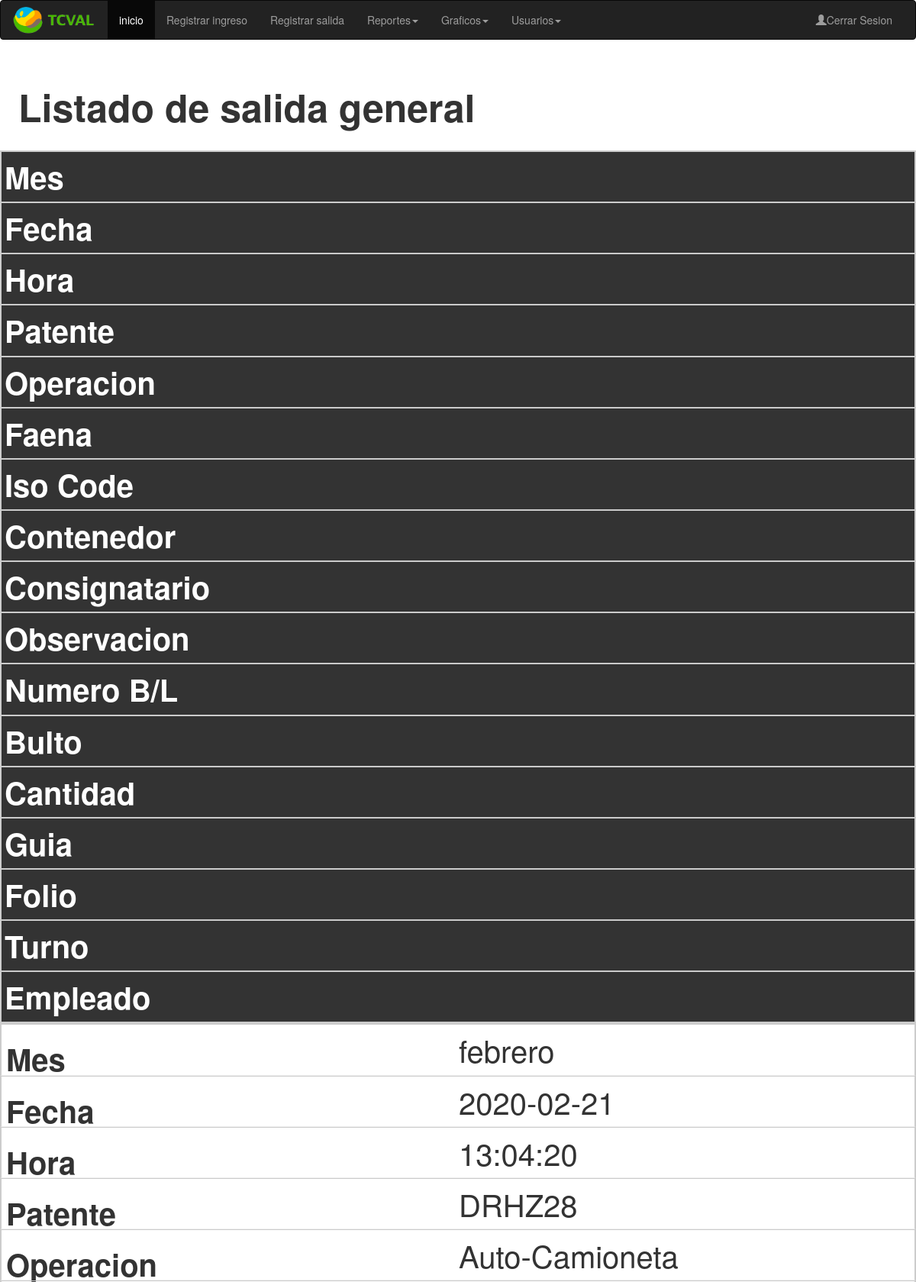
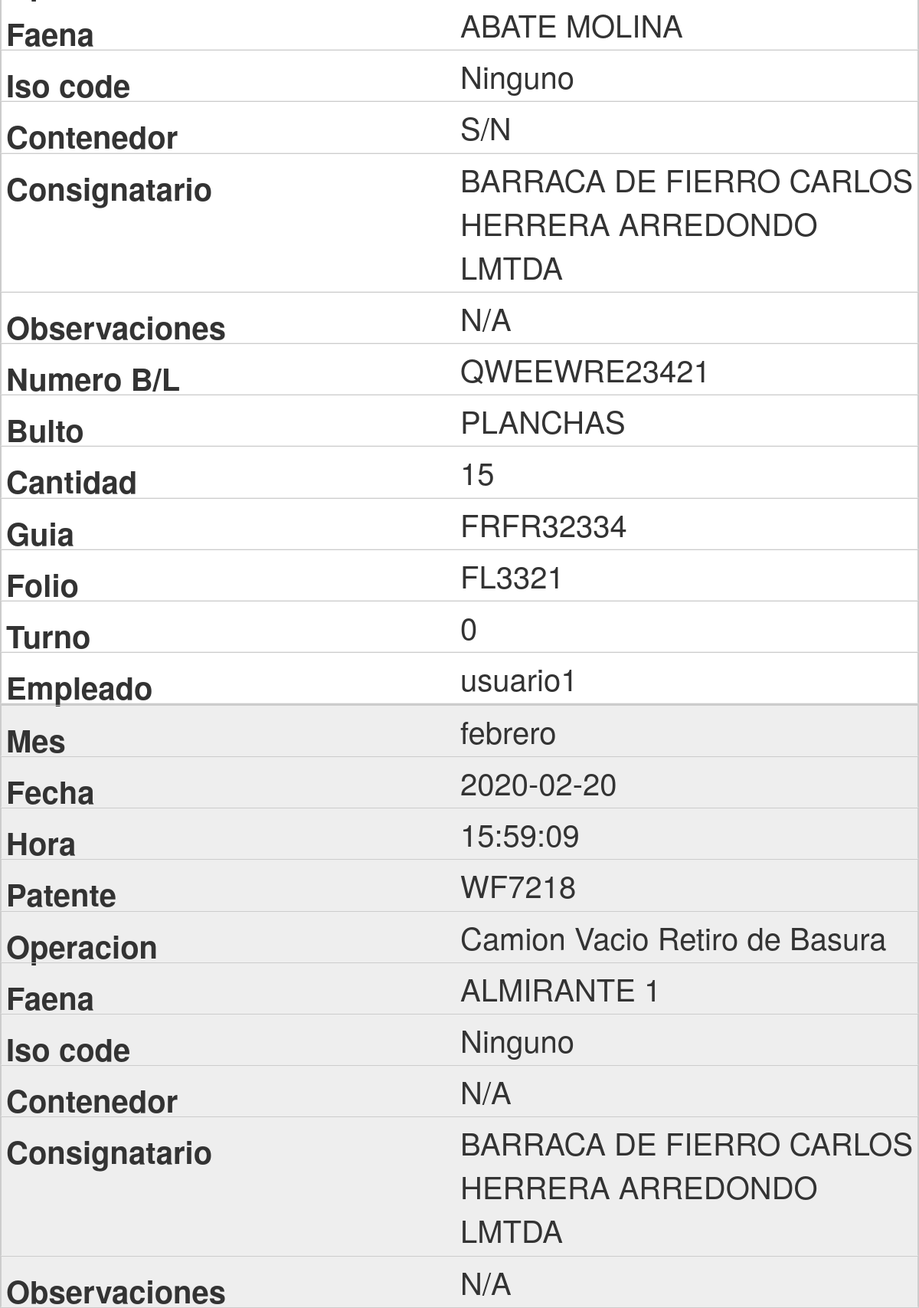
/Registros/ListadoSalida.php (signed in, upper part), run on the app's committed database (2 pictures, top to bottom).
### tables this page shows
CREATE TABLE `salidas` (
  `idSalida` int(11) NOT NULL,
  `Mes` varchar(20) NOT NULL,
  `Fecha` date NOT NULL,
  `Hora` time NOT NULL,
  `Patente` varchar(10) NOT NULL,
  `Tipo_Operacion` varchar(40) NOT NULL,
  `Faena` varchar(40) NOT NULL,
  `Iso_Code` varchar(50) NOT NULL,
  `Contenedor` varchar(40) NOT NULL,
  `Consignatario` varchar(50) NOT NULL,
  `Observacion` varchar(50) NOT NULL,
  `numBL` varchar(50) NOT NULL,
  `Tipo_Bulto` varchar(50) NOT NULL,
  `Cantidad` int(10) NOT NULL,
  `Guia` varchar(20) NOT NULL,
  `Folio` varchar(20) NOT NULL,
  `Turno` int(3) NOT NULL,
  `Empleado` varchar(30) NOT NULL,
  `idIngreso` int(11) NOT NULL
);

CREATE TABLE `tipo_operacion` (
  `idOperacion` int(11) NOT NULL,
  `operacion` varchar(50) NOT NULL
);

CREATE TABLE `faenas` (
  `idfaena` int(11) NOT NULL,
  `nombre` varchar(40) NOT NULL
);

CREATE TABLE `iso_codes` (
  `isocode` varchar(6) NOT NULL,
  `descrip` varchar(60) NOT NULL,
  `largo` int(10) NOT NULL,
  `medida` int(10) NOT NULL
);

CREATE TABLE `consignatarios` (
  `idConsignatario` int(11) NOT NULL,
  `nombre_consig` varchar(60) NOT NULL
);

CREATE TABLE `tipo_bultos` (
  `idBulto` int(11) NOT NULL,
  `bulto` varchar(50) NOT NULL
);

### Registros/ListadoSalida.php (the view, shortened to what this page needs)
<!DOCTYPE html PUBLIC "-//W3C//DTD XHTML 1.0 Transitional//EN" "http://www.w3.org/TR/xhtml1/DTD/xhtml1-transitional.dtd">
<html xmlns="http://www.w3.org/1999/xhtml">
<head>
<link rel="stylesheet" href="../css/tablaestilo.css" type="text/css"/>
<link rel="stylesheet" href="https://maxcdn.bootstrapcdn.com/bootstrap/3.4.1/css/bootstrap.min.css">
</head>
<body>
	<?php
		$ua = strtolower($_SERVER['HTTP_USER_AGENT']);
			if(stripos($ua,'Windows') !== false or stripos($ua,'IOS') !== false) {
			if($_SESSION['rol'] == 1 ){
?>
<nav class="navbar navbar-inverse">
  <div class="container-fluid">
    <div class="navbar-header">
      <a class="navbar-brand" href="#"><img style="width:110px; height:40px; margin-top:-10px;" src="../img/tcvalLogo-2.png"> </img></a>
    </div>
    <div class="collapse navbar-collapse" id="myNavbar">
      <ul class="nav navbar-nav">
        <li class="active"><a href="../inicio.php">inicio</a></li>
        <li><a href="../ingreso.php">Registrar ingreso</a></li>
        <li><a href="../salida.php">Registrar salida</a></li>
        <li class="dropdown">
          <a class="dropdown-toggle" data-toggle="dropdown" href="#">Reportes<span class="caret"></span></a>
        </li>
        <li class="dropdown">
          <a class="dropdown-toggle" data-toggle="dropdown" href="#">Graficos<span class="caret"></span></a>
        </li>
        <li class="dropdown">
          <a class="dropdown-toggle" data-toggle="dropdown" href="#">Usuarios<span class="caret"></span></a>
        </li>
      </ul>
      <ul class="nav navbar-nav navbar-right">
        <li><a href="../Buscadores/salir.php"><span class="glyphicon glyphicon-user"></span>Cerrar Sesion</a></li>
      </ul>
    </div>
  </div>
</nav>
 <?php }else{
 	if($_SESSION['rol']==3){
  ?>
 <nav class="navbar navbar-inverse">
  <div class="container-fluid">
    <div class="navbar-header">
      <button type="button" class="navbar-toggle" data-toggle="collapse" data-target="#myNavbar">
        <span class="icon-bar"></span>
        <span class="icon-bar"></span>
        <span class="icon-bar"></span>
      </button>
      <a class="navbar-brand" href=""><img style="width:110px; height:40px; margin-top:-10px;" src="../img/tcvalLogo-2.png"> </img></a>
    </div>
    <div class="collapse navbar-collapse" id="myNavbar">
      <ul class="nav navbar-nav">
        <li class="active"><a href="../informes.php">inicio</a></li>
        <li class="dropdown">
          <a class="dropdown-toggle" data-toggle="dropdown" href="#">Reportes<span class="caret"></span></a>
          <ul class="dropdown-menu">
            	<li><a href="../Registros/ListadoTerminal.php">Listado Terminal </a>  </li>
                <li><a href="../Registros/ListadoPermanencia.php">Listado Permanencia </a> </li>
                <li><a href="../Registros/ListadoIngresosDia.php"> Ingresos del dia </a> </li>
                <li><a href="../Registros/ListadoIngreso.php">Listado de ingreso </a> </li>
                <li><a href="../Registros/ListadoSalida.php">Listado de salida </a> </li>
          </ul>
        </li>
        <li class="dropdown">
          <a class="dropdown-toggle" data-toggle="dropdown" href="#">Graficos<span class="caret"></span></a>
          <ul class="dropdown-menu">
            	<li><a href="../Graficos/BultosGraph.php">Cargas </a>  </li>
                <li><a href="../Graficos/ConsignaGraph.php">Consignatarios</a> </li>
                <li><a href="../Graficos/FaenaGraph.php">Faenas</a> </li>
                <li><a href="../Graficos/OperacionEntradaGraph.php">Operaciones de ingresos</a> </li>
                <li><a href="../Graficos/OperacionGraph.php">Operaciones de salida</a> </li>
                <li><a href="../Graficos/ProcedenciaGraph.php">Procedencias</a> </li>
          </ul>
        </li>
      </ul>
      <ul class="nav navbar-nav navbar-right">
        <li><a href="../Buscadores/salir.php"><span class="glyphicon glyphicon-user"></span>Cerrar Sesion</a></li>
      </ul>
    </div>
  </div>
</nav>
 <?php }}} ?>
<?php $conn=mysqli_connect("localhost","root","31Ordnajela$","proyecto"); ?>
 <br />
 <h2>Listado de salida general</h2>
 <br />
  <table class="tabla" >
    <tr>
      <th >Mes</th>
      <th >Fecha</th>
      <th >Hora</th>
      <th >Patente</th>
      <th >Operacion</th>
      <th >Faena</th>
      <th >Iso Code</th>
      <th >Contenedor</th>
      <th >Consignatario</th>
      <th >Observacion</th>
      <th >Numero B/L</th>
      <th >Bulto</th>
      <th >Cantidad</th>
      <th >Guia</th>
      <th >Folio</th>
      <th >Turno</th>
      <th >Empleado</th>
    </tr>
  <?php
$sql="SELECT `salidas`.`Mes`, `salidas`.`Fecha`, `salidas`.`Hora`, `salidas`.`Patente`, `tipo_operacion`.`operacion`, `faenas`.`nombre` as faena, `iso_codes`.`descrip` as isocode, `salidas`.`Contenedor`, `consignatarios`.`nombre_consig` as consignatario, `salidas`.`Observacion`, `salidas`.`numBL`, `tipo_bultos`.`bulto`, `salidas`.`Cantidad`, `salidas`.`Guia`, `salidas`.`Folio`, `salidas`.`Turno`,salidas.empleado, salidas.idIngreso
FROM `salidas`
INNER JOIN `tipo_operacion` ON tipo_operacion.idOperacion=salidas.Tipo_Operacion
INNER JOIN `faenas` ON faenas.idfaena=salidas.Faena
LEFT JOIN `iso_codes` ON iso_codes.isocode=salidas.Iso_Code
LEFT JOIN  `consignatarios` ON consignatarios.idConsignatario=salidas.Consignatario
INNER JOIN `tipo_bultos` ON tipo_bultos.idBulto=salidas.tipo_bulto
ORDER BY salidas.fecha desc,salidas.hora desc";
$result=mysqli_query($conn,$sql);
while($row=mysqli_fetch_array($result)){
	echo "<tr>
		<td>".$row['Mes']."</td>
		<td>".$row['Fecha']."</td>
		<td>".$row['Hora']."</td>
		<td>".$row['Patente']."</td>
		<td>".$row['operacion']."</td>
		<td>".$row['faena']."</td>
		<td>".$row['isocode']."</td>
		<td>".$row['Contenedor']."</td>
		<td>".$row['consignatario']."</td>
		<td>".$row['Observacion']."</td>
		<td>".$row['numBL']."</td>
		<td>".$row['bulto']."</td>
		<td>".$row['Cantidad']."</td>
		<td>".$row['Guia']."</td>
		<td>".$row['Folio']."</td>
		<td>".$row['Turno']."</td>
		<td>".$row['empleado']."</td>
	</tr>
	";
}
?>
  </table>
</body>
</html>

### css/tablaestilo.css (style rules this page uses)
tr:nth-of-type(odd) { background: #eee; }
th { background: #333; color: white; font-weight: bold; font-size: 25px; }
td, th { padding: 6px 10px; border: 1px solid #ccc; text-align: left; font-size: 20px; }

### Registros/ListadoSalida.php (style rules this page uses)
.tabla { width: 95%; border-collapse: collapse; margin-left:2%; }
tr:nth-of-type(odd) { background: #eee; }
th { background: #333; color: white; font-weight: bold; font-size: 16px; }
td, th { margin: 0 ; padding: 4px 4px; border: 1px solid #ccc; font-size: 16px; }
h2 { margin-left:2%; }
@media only screen and (max-width: 1024px),
(min-device-width: 768px) and (max-device-width: 1024px) { .tabla, thread, tbody, th, td,tr { font-size: 40px; width: 100%; display: block; margin:0; } }
@media only screen and (max-width: 1024px),
(min-device-width: 768px) and (max-device-width: 1024px) { tr { border: 1px solid #ccc; } }
@media only screen and (max-width: 1024px),
(min-device-width: 768px) and (max-device-width: 1024px) { td { padding: 10px 15px border:none; border-bottom:1px solid #eee; position:relative; padding-left:50%; width: 100%; } }
@media only screen and (max-width: 1024px),
(min-device-width: 768px) and (max-device-width: 1024px) { td:before { position: absolute; top: 6px; left:6px; width:40%; padding-top:10px; white-space:nowrap; font-weight:bold; } }
@media only screen and (max-width: 1024px),
(min-device-width: 768px) and (max-device-width: 1024px) { td:nth-of-type(1):before { content: "Mes"; } }
@media only screen and (max-width: 1024px),
(min-device-width: 768px) and (max-device-width: 1024px) { td:nth-of-type(2):before { content: "Fecha"; } }
@media only screen and (max-width: 1024px),
(min-device-width: 768px) and (max-device-width: 1024px) { td:nth-of-type(3):before { content: "Hora"; } }
@media only screen and (max-width: 1024px),
(min-device-width: 768px) and (max-device-width: 1024px) { td:nth-of-type(4):before { content: "Patente"; } }
@media only screen and (max-width: 1024px),
(min-device-width: 768px) and (max-device-width: 1024px) { td:nth-of-type(5):before { content: "Operacion"; } }
@media only screen and (max-width: 1024px),
(min-device-width: 768px) and (max-device-width: 1024px) { td:nth-of-type(6):before { content: "Faena"; } }
@media only screen and (max-width: 1024px),
(min-device-width: 768px) and (max-device-width: 1024px) { td:nth-of-type(7):before { content: "Iso code"; } }
@media only screen and (max-width: 1024px),
(min-device-width: 768px) and (max-device-width: 1024px) { td:nth-of-type(8):before { content: "Contenedor"; } }
@media only screen and (max-width: 1024px),
(min-device-width: 768px) and (max-device-width: 1024px) { td:nth-of-type(9):before { content: "Consignatario"; } }
@media only screen and (max-width: 1024px),
(min-device-width: 768px) and (max-device-width: 1024px) { td:nth-of-type(10):before { content: "Observaciones"; } }
@media only screen and (max-width: 1024px),
(min-device-width: 768px) and (max-device-width: 1024px) { td:nth-of-type(11):before { content: "Numero B/L"; } }
@media only screen and (max-width: 1024px),
(min-device-width: 768px) and (max-device-width: 1024px) { td:nth-of-type(12):before { content: "Bulto"; } }
@media only screen and (max-width: 1024px),
(min-device-width: 768px) and (max-device-width: 1024px) { td:nth-of-type(13):before { content: "Cantidad"; } }
@media only screen and (max-width: 1024px),
(min-device-width: 768px) and (max-device-width: 1024px) { td:nth-of-type(14):before { content: "Guia"; } }
@media only screen and (max-width: 1024px),
(min-device-width: 768px) and (max-device-width: 1024px) { td:nth-of-type(15):before { content: "Folio"; } }
@media only screen and (max-width: 1024px),
(min-device-width: 768px) and (max-device-width: 1024px) { td:nth-of-type(16):before { content: "Turno"; } }
@media only screen and (max-width: 1024px),
(min-device-width: 768px) and (max-device-width: 1024px) { td:nth-of-type(17):before { content: "Empleado"; } }
@media only screen and (max-width: 1024px),
(min-device-width: 768px) and (max-device-width: 1024px) { h2 { font-size:50px; font-weight:bold; margin-left:2%; } }

### data on the page
salidas: Mes "febrero", Fecha "2020-02-21", Hora "13:04:20", Patente "DRHZ28", tipo_operacion.operacion "Auto-Camioneta", faenas.nombre "ABATE MOLINA", iso_codes.descrip "Ninguno", Contenedor "S/N", consignatarios.nombre_consig "BARRACA DE FIERRO CARLOS HERRERA ARREDONDO LMTDA", Observacion "N/A", numBL "QWEEWRE23421", tipo_bultos.bulto "PLANCHAS", Cantidad "15", Guia "FRFR32334", Folio "FL3321", Turno "0", Empleado "usuario1"
salidas: Mes "febrero", Fecha "2020-02-20", Hora "15:59:09", Patente "WF7218", tipo_operacion.operacion "Camion Vacio Retiro de Basura", faenas.nombre "ALMIRANTE 1", iso_codes.descrip "Ninguno", Contenedor "N/A", consignatarios.nombre_consig "BARRACA DE FIERRO CARLOS HERRERA ARREDONDO LMTDA", Observacion "N/A"
